Frame 1 (no input): blank canvas, image omitted
Frame 60 (no input): blank canvas, image omitted
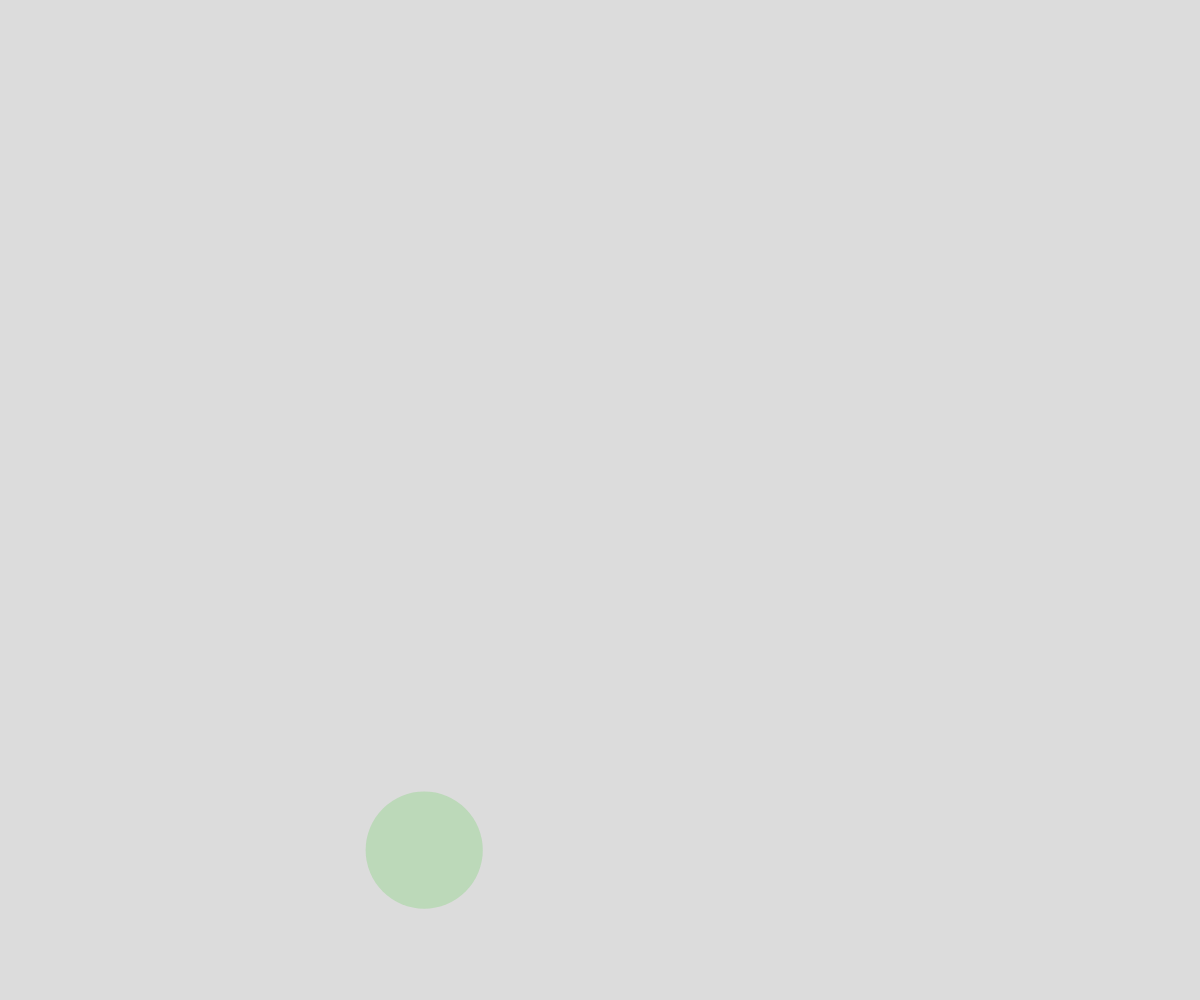
Frame 120 (the mouse pressed at the canvas centre since frame 60)

The p5.js sketch whose frames 1 and 60 were blank and that drew this single picture after the mouse press (run headless with seeded random() and noise() and a simulated clock; from frame 60 on, the mouse is pressed at the canvas centre):

// p5.js sketch
// ── sketch.js
// Bouncing ball demo
// Albert Auer
// October 3, 2024
//
// Extra for Experts:
// - describe what you did to take this project "above and beyond"

let ballArray = [];

function setup() {
  createCanvas(windowWidth, windowHeight);
}

function draw() {
  background(220);

  for (let someBall of ballArray) {
    // move the ball
    someBall.dy+=1;
    someBall.x+=someBall.dx;
    someBall.y+=someBall.dy;
    if (!someBall.y<height) {
      someBall.dy+=1;
    }
    // display the ball
    noStroke();
    fill(someBall.red,someBall.green,someBall.blue,someBall.alpha);
    circle(someBall.x,someBall.y,someBall.radius*2);
    // bounce the ball
    if (someBall.x < someBall.radius || someBall.x > width-someBall.radius) {
      someBall.dx = someBall.dx*-1;
    }
    if (someBall.y < someBall.radius || someBall.y > height-someBall.radius) {
      someBall.dy = someBall.dy*-1;
    }
  }
}

function mousePressed() {
  spawnBall(mouseX,mouseY);
}

function spawnBall(theX, theY) {
  let theBall = {
    x: theX,
    y: theY,
    radius: random(30,70),
    dx: random(-5,+5),
    dy: random(-5,+5),
    red: random(0,255),
    green: random(0,255),
    blue: random(0,255),
    alpha: random(0,255),
  };
  ballArray.push(theBall);
}
